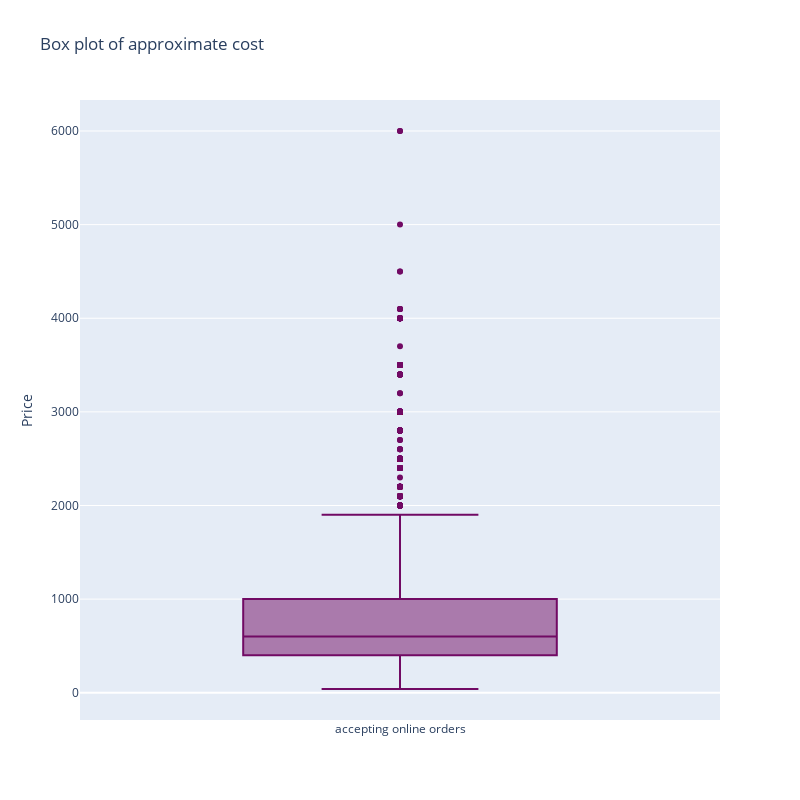

This figure's notebook cell:
### Code cell
trace0=go.Box(y=df['cost'],name="accepting online orders",
              marker = dict(
        color = 'rgb(113, 10, 100)',
    ))
data=[trace0]
layout=go.Layout(title="Box plot of approximate cost",width=800,height=800,yaxis=dict(title="Price"))
fig=go.Figure(data=data,layout=layout)
py.iplot(fig)

### Figure 1 — Plotly figure (JSON) as saved in the notebook; plotly's stock layout.template omitted (floating-point values rounded to 4 significant figures; data arrays with more than 128 entries replaced by an {"elided": "..."} marker saying what was removed)
{"data": [{"marker": {"color": "rgb(113, 10, 100)"}, "name": "accepting online orders", "type": "box", "y": {"elided": "23248 int values"}}], "layout": {"height": 800, "title": {"text": "Box plot of approximate cost"}, "width": 800, "yaxis": {"title": {"text": "Price"}}}}
